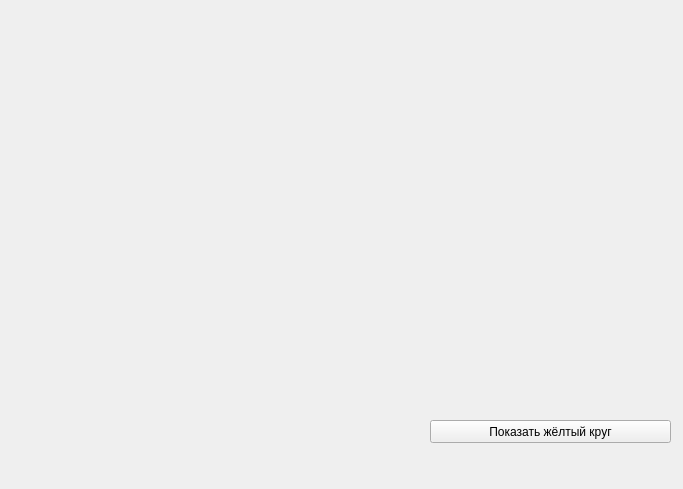
<?xml version="1.0" encoding="UTF-8"?>
<ui version="4.0">
 <class>MainWindow</class>
 <widget class="QMainWindow" name="MainWindow">
  <property name="geometry">
   <rect>
    <x>0</x>
    <y>0</y>
    <width>683</width>
    <height>489</height>
   </rect>
  </property>
  <property name="windowTitle">
   <string>MainWindow</string>
  </property>
  <widget class="QWidget" name="centralwidget">
   <widget class="QPushButton" name="pushButton">
    <property name="geometry">
     <rect>
      <x>430</x>
      <y>420</y>
      <width>241</width>
      <height>23</height>
     </rect>
    </property>
    <property name="text">
     <string>Показать жёлтый круг</string>
    </property>
   </widget>
  </widget>
 </widget>
 <resources/>
 <connections/>
</ui>
